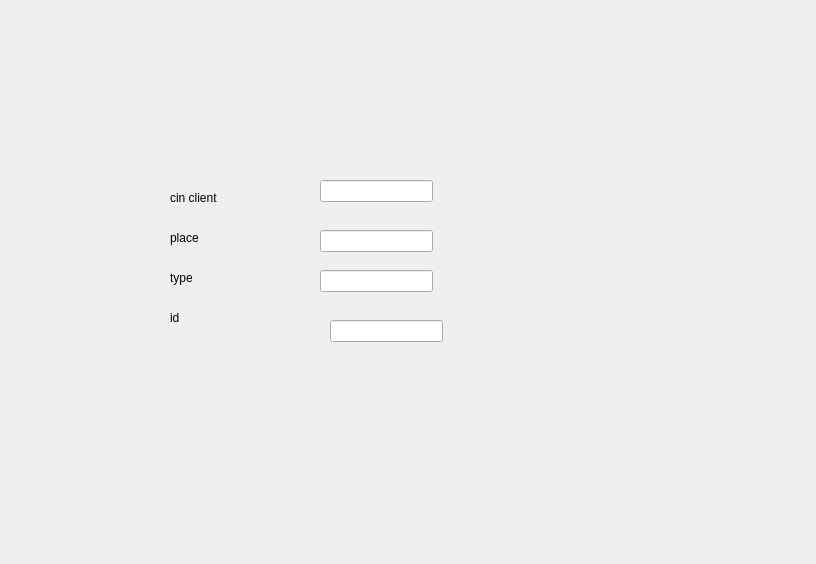
<?xml version="1.0" encoding="UTF-8"?>
<ui version="4.0">
 <class>Dialog</class>
 <widget class="QDialog" name="Dialog">
  <property name="geometry">
   <rect>
    <x>0</x>
    <y>0</y>
    <width>816</width>
    <height>564</height>
   </rect>
  </property>
  <property name="windowTitle">
   <string>Dialog</string>
  </property>
  <widget class="QLabel" name="label">
   <property name="geometry">
    <rect>
     <x>170</x>
     <y>190</y>
     <width>56</width>
     <height>16</height>
    </rect>
   </property>
   <property name="text">
    <string>cin client</string>
   </property>
  </widget>
  <widget class="QLabel" name="label_2">
   <property name="geometry">
    <rect>
     <x>170</x>
     <y>230</y>
     <width>56</width>
     <height>16</height>
    </rect>
   </property>
   <property name="text">
    <string>place</string>
   </property>
  </widget>
  <widget class="QLabel" name="label_3">
   <property name="geometry">
    <rect>
     <x>170</x>
     <y>270</y>
     <width>56</width>
     <height>16</height>
    </rect>
   </property>
   <property name="text">
    <string>type</string>
   </property>
  </widget>
  <widget class="QLabel" name="label_4">
   <property name="geometry">
    <rect>
     <x>170</x>
     <y>310</y>
     <width>56</width>
     <height>16</height>
    </rect>
   </property>
   <property name="text">
    <string>id</string>
   </property>
  </widget>
  <widget class="QLineEdit" name="lineEditcin">
   <property name="geometry">
    <rect>
     <x>320</x>
     <y>180</y>
     <width>113</width>
     <height>22</height>
    </rect>
   </property>
  </widget>
  <widget class="QLineEdit" name="lineEdit_place">
   <property name="geometry">
    <rect>
     <x>320</x>
     <y>230</y>
     <width>113</width>
     <height>22</height>
    </rect>
   </property>
  </widget>
  <widget class="QLineEdit" name="lineEdit_type">
   <property name="geometry">
    <rect>
     <x>320</x>
     <y>270</y>
     <width>113</width>
     <height>22</height>
    </rect>
   </property>
  </widget>
  <widget class="QLineEdit" name="lineEdit_id">
   <property name="geometry">
    <rect>
     <x>330</x>
     <y>320</y>
     <width>113</width>
     <height>22</height>
    </rect>
   </property>
  </widget>
 </widget>
 <resources/>
 <connections/>
</ui>
